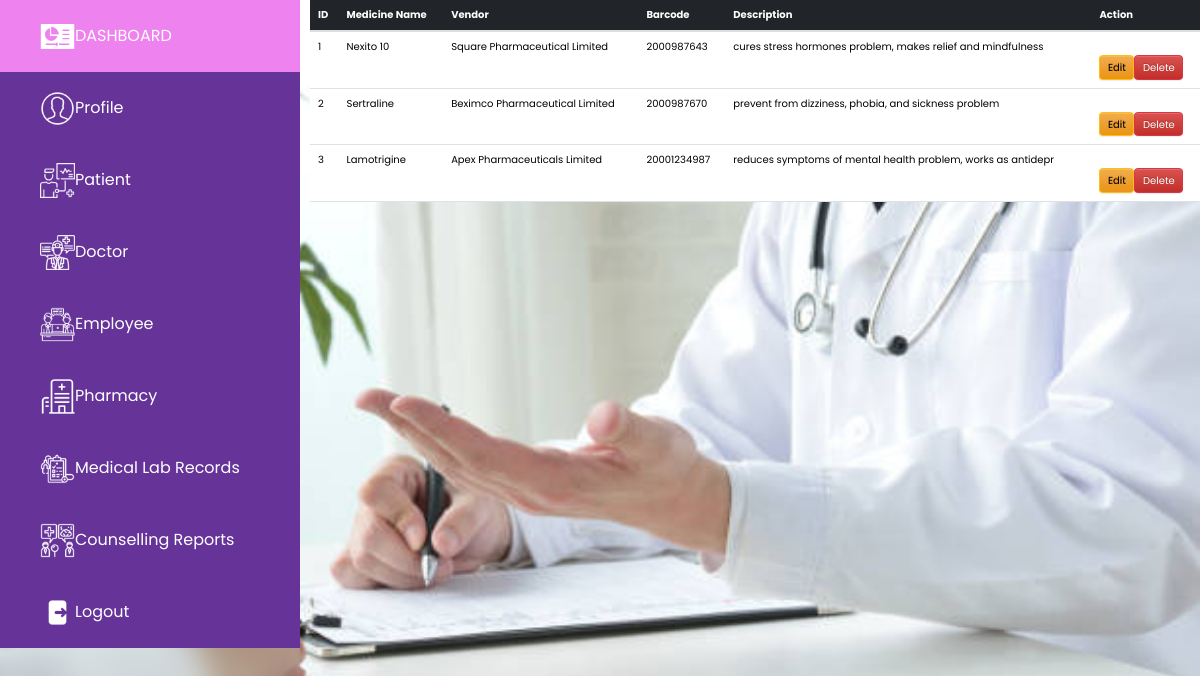
The app's page /View/admin/pharmacy_features/List_Pharmacy.php (signed in) with its own data.
### tables this page shows
CREATE TABLE `pharmacy` (
  `id` int(60) NOT NULL,
  `medicine_name` varchar(60) NOT NULL,
  `vendor` varchar(60) NOT NULL,
  `barcode` varchar(60) NOT NULL,
  `description` varchar(60) NOT NULL,
  `user_id` varchar(60) NOT NULL
);

### Navigation_BarLinks.php (called while the page is built, shortened)
<?php
function Admin_Dashboard_page()
{
    return '/Ideal_Health_Counselling_Management_System/View/admin/Admin_Dashboard.php';
}
function List_Doctor(){
    return '/Ideal_Health_Counselling_Management_System/View/admin/doctor_features/List_Doctor.php';
}
function List_Patient()
{
 return '/Ideal_Health_Counselling_Management_System/View/admin/patient_features/List_Patient.php';
}
function Edit_Pharmacy()
{
 return '/Ideal_Health_Counselling_Management_System/View/admin/pharmacy_features/Edit_Pharmacy.php';
}
function List_Pharmacy()
{
 return '/Ideal_Health_Counselling_Management_System/View/admin/pharmacy_features/List_Pharmacy.php';
}
function Delete_PharmacyController()
{
 return '/Ideal_Health_Counselling_Management_System/Controller/admin/pharmacy_features/Delete_PharmacyController.php';
}
function List_Medical_Lab()
{
 return '/Ideal_Health_Counselling_Management_System/View/admin/medical_lab_records_features/List_Medical_Lab.php';
}
function List_Employee()
{
 return '/Ideal_Health_Counselling_Management_System/View/admin/employee_features/List_Employee.php';
}

### Model/pharmacy_repo.php (called while the page is built, shortened)
<?php
function findAllPharmacies()
{
    $conn = db_conn();
    $selectQuery = 'SELECT * FROM `pharmacy`';
    try {
        $result = $conn->query($selectQuery);
        $rows = array();
        while ($row = $result->fetch_assoc()) {
            $rows[] = $row;
        }
        return $rows;
    } catch (Exception $e) {
        echo "Error: " . $e->getMessage();
        return null;
    } finally {
        $conn->close();
    }
}

### View/admin/pharmacy_features/List_Pharmacy.php (the view, shortened to what this page needs)
<?php
require_once '../../../Navigation_BarLinks.php';
require_once '../../../Model/pharmacy_repo.php';
$Admin_Dashboard = Admin_Dashboard_page();
$List_Doctor = List_Doctor();
$List_Patient =List_Patient();
$Edit_Pharmacy_Page = Edit_Pharmacy();
$Delete_PharmacyController = Delete_PharmacyController();
$List_Employee = List_Employee();
$Medical_Lab_Records_List=List_Medical_Lab();
$List_Pharmacy = List_Pharmacy();
?>
<!DOCTYPE html>
<html lang="en" dir ="ltr">
<head>
    <link rel="stylesheet" href ="css/style.css">
    <link rel="stylesheet" href="https://cdnjs.cloudflare.com/ajax/libs/font-awesome/5.15.4/css/all.min.css"/>
    <link rel="stylesheet" href="https://cdn.jsdelivr.net/npm/bootstrap@3.3.7/dist/css/bootstrap.min.css">
    <link rel="stylesheet" href="https://cdn.jsdelivr.net/npm/bootstrap@3.3.7/dist/css/bootstrap-theme.min.css">
</head>
<body>
<div class ="menu-btn">
</div>
<div class= "side-bar">
    <div class ="close-btn">
    </div>
    <nav>
        <div class ="menu">
            <div class="item"><a href ="<?php echo $Admin_Dashboard; ?>"><img height="35px" width="35px" src="/Ideal_Health_Counselling_Management_System/View/images/dashboard_icon.png">DASHBOARD</i></a></div>
            <div class="item">
                <a class ="sub-btn"><img height="35px" width="35px" src="/Ideal_Health_Counselling_Management_System/View/images/user_icon.png">Profile<i class ="fas-fa-angle-right dropdown"></i></a>
            </div>
            <div class="item">
                <a href="<?php echo $List_Patient; ?>" class ="sub-btn"><img height="35px" width="35px" src="/Ideal_Health_Counselling_Management_System/View/images/patient_icon.png">Patient<i class ="fas-fa-angle-right dropdown"></i></a>
            </div>
            <div class="item">
                <a href="<?php echo $List_Doctor; ?>" class ="sub-btn"><img height="35px" width="35px" src="/Ideal_Health_Counselling_Management_System/View/images/doctor_icon.png">Doctor</a>
            </div>
            <div class="item">
                <a href="<?php echo $List_Employee; ?>" class ="sub-btn"><img height="35px" width="35px" src="/Ideal_Health_Counselling_Management_System/View/images/employee_icon.png">Employee<i class ="fas-fa-angle-right dropdown"></i></a>
            </div>
            <div class="item">
                <a href="<?php echo $List_Pharmacy; ?>" class ="sub-btn"><img height="35px" width="35px" src="/Ideal_Health_Counselling_Management_System/View/images/pharmacy_icon.png">Pharmacy<i class ="fas-fa-angle-right dropdown"></i></a>
            </div>
            <div class="item">
                <a href="<?php echo $Medical_Lab_Records_List; ?>" class ="sub-btn"><img height="35px" width="35px" src="/Ideal_Health_Counselling_Management_System/View/images/medical-laboratory_icon.png">Medical Lab Records<i class ="fas-fa-angle-right dropdown"></i></a>
            </div>
            <div class="item">
                <a class ="sub-btn"><img height="35px" width="35px" src="/Ideal_Health_Counselling_Management_System/View/images/Doctor_Patient_Counselling_report.png">Counselling Reports<i class ="fas-fa-angle-right dropdown"></i></a>
            </div>
            <div class="item"><a href ="#"><img height="35px" width="35px" src="/Ideal_Health_Counselling_Management_System/View/images/logout_icon.png">Logout</i></a></div>
        </div>
</div>
<section class ="main" style ="margin-left:310px;">
    <table class="table">
        <thead class="table-dark">
        <tr>
            <th>ID</th>
            <th>Medicine Name</th>
            <th>Vendor</th>
            <th>Barcode</th>
            <th>Description</th>
            <th>Action</th>
        </tr>
        </thead>
        <tbody>
        <?php
        $data = findAllPharmacies();
        foreach ($data as $row){
            echo '<tr>';
            echo '<td>'.$row['id'].'</td>';
            echo '<td>'.$row['medicine_name'].'</td>';
            echo '<td>'.$row['vendor'].'</td>';
            echo '<td>'.$row['barcode'].'</td>';
            echo '<td>'.$row['description'].'</td>';
            echo '<td>';
            echo '<div class="d-flex">';
            echo '
                                <form action="'.$Edit_Pharmacy_Page.'" method="post" class="mr-2">
                                    <div class="form-group">
                                        <input type="number" id="selected_id" name="selected_id" hidden="hidden" value="' . $row['id'] . '" />
                                        <input type="number" id="selected_user_id" name="selected_user_id" hidden="hidden" value="' . $row['user_id'] . '" />
                                    </div>
                                    <input type="submit" class="btn btn-warning" value="Edit"/>
                                </form>
                            ';
            echo '
                                <form action="'.$Delete_PharmacyController.'" method="post">
                                    <div class="form-group">
                                        <input type="number" id="selected_id" name="selected_id" hidden="hidden" value="' . $row['id'] . '" />
                                        <input type="number" id="selected_user_id_del" name="selected_user_id" hidden="hidden" value="' . $row['user_id'] . '" />
                                    </div>
                                    <input type="submit" class="btn btn-danger" value="Delete"/>
                                </form>
                            ';
            echo '</div>';
            echo '</td>';
            echo '</tr>';
        }
        ?>
        </tbody>
    </table>
</section>
</body>
</html>

### View/css/style.css (style rules this page uses)
* { margin: 0; padding: 0; box-sizing: border-box; font-family: "Poppins" , sans-serif; }
body { min-height:100vh; background :url(Counselling_pic.jpg)no-repeat; background-size:cover; background-position: center; }
.side-bar { background:rgba(255,255,255,0.1); backdrop-filter:blur(15px); width:290px; height:100vh; position:fixed; top: 0; left: 0; overflow-y:auto; }
.side-bar .menu .item { position:relative; cursor: pointer; }
.side-bar .menu .item a { color: #fff; background:lightblue; font-size: 16px; text-decoration:none; display:block; padding: 5px 30px; line-height: 60px; }

### View/admin/pharmacy_features/List_Pharmacy.php (style rules this page uses)
* { margin: 0; padding: 0; box-sizing: border-box; font-family: "Poppins" , sans-serif; }
body { min-height:100vh; background-size:cover; background-position: center; }
.side-bar { background:rgba(255,255,255,0.1); backdrop-filter:blur(15px); width:300px; height:200vh; position:fixed; top: 0; overflow-y:auto; }
.side-bar .menu .item { position:relative; cursor: pointer; }
.side-bar .menu .item a { color: #fff; background:rebeccapurple ; font-size: 16px; text-decoration:none; display:block; padding: 05px 40px; line-height: 62px; }
.close-btn { position:absolute; color: #fff; font-size: 20px; right:0; margin: 25px; cursor: pointer; }
.menu-btn { position:absolute; color: #fff; font-size: 20px; margin: 25px; cursor: pointer; }

### records on screen
pharmacy: id "1", medicine_name "Nexito 10", vendor "Square Pharmaceutical Limited", barcode "2000987643", description "cures stress hormones problem, makes relief and mindfulness"
pharmacy: id "2", medicine_name "Sertraline", vendor "Beximco Pharmaceutical Limited", barcode "2000987670", description "prevent from dizziness, phobia, and sickness problem"
pharmacy: id "3", medicine_name "Lamotrigine", vendor "Apex Pharmaceuticals Limited", barcode "20001234987", description "reduces symptoms of mental health problem, works as antidepr"
